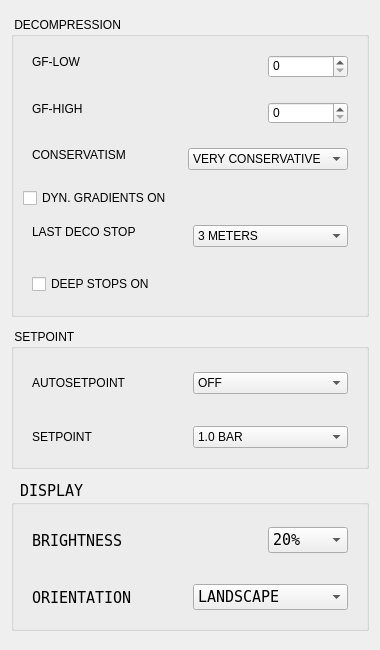
       <widget class="QWidget" name="leftColumnVerticalWidget" native="true">
        <property name="minimumSize">
         <size>
          <width>380</width>
          <height>650</height>
         </size>
        </property>
        <property name="maximumSize">
         <size>
          <width>800</width>
          <height>1024</height>
         </size>
        </property>
        <layout class="QVBoxLayout" name="verticalLayout_7">
         <item>
          <widget class="QGroupBox" name="decompressionGroupBox">
           <property name="sizePolicy">
            <sizepolicy hsizetype="Preferred" vsizetype="MinimumExpanding">
             <horstretch>0</horstretch>
             <verstretch>0</verstretch>
            </sizepolicy>
           </property>
           <property name="minimumSize">
            <size>
             <width>350</width>
             <height>280</height>
            </size>
           </property>
           <property name="maximumSize">
            <size>
             <width>600</width>
             <height>300</height>
            </size>
           </property>
           <property name="statusTip">
            <string>settings for decompression...</string>
           </property>
           <property name="autoFillBackground">
            <bool>false</bool>
           </property>
           <property name="styleSheet">
            <string notr="true"/>
           </property>
           <property name="locale">
            <locale language="English" country="UnitedStates"/>
           </property>
           <property name="title">
            <string> DECOMPRESSION </string>
           </property>
           <property name="alignment">
            <set>Qt::AlignLeading|Qt::AlignLeft|Qt::AlignTop</set>
           </property>
           <property name="flat">
            <bool>false</bool>
           </property>
           <layout class="QVBoxLayout" name="verticalLayout_2">
            <property name="spacing">
             <number>0</number>
            </property>
            <property name="sizeConstraint">
             <enum>QLayout::SetMinimumSize</enum>
            </property>
            <property name="leftMargin">
             <number>0</number>
            </property>
            <property name="topMargin">
             <number>0</number>
            </property>
            <property name="rightMargin">
             <number>0</number>
            </property>
            <property name="bottomMargin">
             <number>0</number>
            </property>
            <item>
             <widget class="QWidget" name="decompressionMainVerticalWidget" native="true">
              <property name="sizePolicy">
               <sizepolicy hsizetype="Preferred" vsizetype="MinimumExpanding">
                <horstretch>0</horstretch>
                <verstretch>0</verstretch>
               </sizepolicy>
              </property>
              <property name="minimumSize">
               <size>
                <width>0</width>
                <height>220</height>
               </size>
              </property>
              <layout class="QVBoxLayout" name="verticalLayout_6">
               <item>
                <widget class="QWidget" name="gradientLowHorizontalWidget" native="true">
                 <property name="sizePolicy">
                  <sizepolicy hsizetype="Preferred" vsizetype="MinimumExpanding">
                   <horstretch>0</horstretch>
                   <verstretch>0</verstretch>
                  </sizepolicy>
                 </property>
                 <property name="minimumSize">
                  <size>
                   <width>0</width>
                   <height>24</height>
                  </size>
                 </property>
                 <property name="maximumSize">
                  <size>
                   <width>500</width>
                   <height>16777215</height>
                  </size>
                 </property>
                 <layout class="QHBoxLayout" name="gradientLowHorizontalLayout">
                  <item>
                   <widget class="QLabel" name="gradientLowLabel">
                    <property name="minimumSize">
                     <size>
                      <width>0</width>
                      <height>24</height>
                     </size>
                    </property>
                    <property name="text">
                     <string>GF-LOW</string>
                    </property>
                    <property name="alignment">
                     <set>Qt::AlignLeading|Qt::AlignLeft|Qt::AlignTop</set>
                    </property>
                   </widget>
                  </item>
                  <item>
                   <widget class="QSpinBox" name="gradientLowSpinBox">
                    <property name="minimumSize">
                     <size>
                      <width>65</width>
                      <height>21</height>
                     </size>
                    </property>
                    <property name="maximumSize">
                     <size>
                      <width>80</width>
                      <height>16777215</height>
                     </size>
                    </property>
                    <property name="statusTip">
                     <string>value for gradient factor low...</string>
                    </property>
                    <property name="alignment">
                     <set>Qt::AlignLeading|Qt::AlignLeft|Qt::AlignTop</set>
                    </property>
                   </widget>
                  </item>
                 </layout>
                </widget>
               </item>
               <item>
                <widget class="QWidget" name="gradientHighHorizontalWidget" native="true">
                 <property name="sizePolicy">
                  <sizepolicy hsizetype="Preferred" vsizetype="MinimumExpanding">
                   <horstretch>0</horstretch>
                   <verstretch>0</verstretch>
                  </sizepolicy>
                 </property>
                 <property name="minimumSize">
                  <size>
                   <width>0</width>
                   <height>24</height>
                  </size>
                 </property>
                 <property name="maximumSize">
                  <size>
                   <width>500</width>
                   <height>16777215</height>
                  </size>
                 </property>
                 <layout class="QHBoxLayout" name="gradientHighHorizontalLayout">
                  <item>
                   <widget class="QLabel" name="gradientHighLabel">
                    <property name="minimumSize">
                     <size>
                      <width>0</width>
                      <height>24</height>
                     </size>
                    </property>
                    <property name="text">
                     <string>GF-HIGH</string>
                    </property>
                    <property name="alignment">
                     <set>Qt::AlignLeading|Qt::AlignLeft|Qt::AlignTop</set>
                    </property>
                   </widget>
                  </item>
                  <item>
                   <widget class="QSpinBox" name="gradientHighSpinBox">
                    <property name="minimumSize">
                     <size>
                      <width>65</width>
                      <height>21</height>
                     </size>
                    </property>
                    <property name="maximumSize">
                     <size>
                      <width>80</width>
                      <height>16777215</height>
                     </size>
                    </property>
                    <property name="statusTip">
                     <string>value for gradient factor high...</string>
                    </property>
                    <property name="alignment">
                     <set>Qt::AlignLeading|Qt::AlignLeft|Qt::AlignTop</set>
                    </property>
                   </widget>
                  </item>
                 </layout>
                </widget>
               </item>
               <item>
                <widget class="QWidget" name="conservatismHorizontalWidget" native="true">
                 <property name="sizePolicy">
                  <sizepolicy hsizetype="Preferred" vsizetype="MinimumExpanding">
                   <horstretch>0</horstretch>
                   <verstretch>0</verstretch>
                  </sizepolicy>
                 </property>
                 <property name="minimumSize">
                  <size>
                   <width>0</width>
                   <height>24</height>
                  </size>
                 </property>
                 <property name="maximumSize">
                  <size>
                   <width>500</width>
                   <height>16777215</height>
                  </size>
                 </property>
                 <layout class="QHBoxLayout" name="conservatismHorizontalLayout">
                  <item>
                   <widget class="QLabel" name="conservatismLabel">
                    <property name="minimumSize">
                     <size>
                      <width>0</width>
                      <height>24</height>
                     </size>
                    </property>
                    <property name="text">
                     <string>CONSERVATISM</string>
                    </property>
                    <property name="alignment">
                     <set>Qt::AlignLeading|Qt::AlignLeft|Qt::AlignTop</set>
                    </property>
                   </widget>
                  </item>
                  <item>
                   <widget class="QComboBox" name="conservatismComboBox">
                    <property name="minimumSize">
                     <size>
                      <width>0</width>
                      <height>21</height>
                     </size>
                    </property>
                    <property name="maximumSize">
                     <size>
                      <width>180</width>
                      <height>16777215</height>
                     </size>
                    </property>
                    <property name="statusTip">
                     <string>preset for decompression gradients...</string>
                    </property>
                    <property name="layoutDirection">
                     <enum>Qt::LeftToRight</enum>
                    </property>
                    <item>
                     <property name="text">
                      <string>VERY CONSERVATIVE</string>
                     </property>
                    </item>
                    <item>
                     <property name="text">
                      <string>STANDART</string>
                     </property>
                    </item>
                    <item>
                     <property name="text">
                      <string>MODERATE</string>
                     </property>
                    </item>
                    <item>
                     <property name="text">
                      <string>AGRESSIVE</string>
                     </property>
                    </item>
                    <item>
                     <property name="text">
                      <string>VERY AGRESSIVE</string>
                     </property>
                    </item>
                    <item>
                     <property name="text">
                      <string>CUSTOM</string>
                     </property>
                    </item>
                   </widget>
                  </item>
                 </layout>
                </widget>
               </item>
               <item>
                <widget class="QCheckBox" name="dynamicGradientsOnCheckBox">
                 <property name="sizePolicy">
                  <sizepolicy hsizetype="Minimum" vsizetype="MinimumExpanding">
                   <horstretch>0</horstretch>
                   <verstretch>0</verstretch>
                  </sizepolicy>
                 </property>
                 <property name="minimumSize">
                  <size>
                   <width>0</width>
                   <height>24</height>
                  </size>
                 </property>
                 <property name="statusTip">
                  <string>switch dynamic gradients on or of (show manual)...</string>
                 </property>
                 <property name="text">
                  <string>DYN. GRADIENTS ON</string>
                 </property>
                </widget>
               </item>
               <item>
                <widget class="QWidget" name="lastDecoStopWidget" native="true">
                 <property name="sizePolicy">
                  <sizepolicy hsizetype="Preferred" vsizetype="MinimumExpanding">
                   <horstretch>0</horstretch>
                   <verstretch>0</verstretch>
                  </sizepolicy>
                 </property>
                 <property name="minimumSize">
                  <size>
                   <width>0</width>
                   <height>24</height>
                  </size>
                 </property>
                 <property name="maximumSize">
                  <size>
                   <width>500</width>
                   <height>16777215</height>
                  </size>
                 </property>
                 <layout class="QHBoxLayout" name="horizontalLayout_3">
                  <item>
                   <widget class="QLabel" name="lastDecoStopLabel">
                    <property name="minimumSize">
                     <size>
                      <width>0</width>
                      <height>24</height>
                     </size>
                    </property>
                    <property name="text">
                     <string>LAST DECO STOP</string>
                    </property>
                    <property name="alignment">
                     <set>Qt::AlignLeading|Qt::AlignLeft|Qt::AlignTop</set>
                    </property>
                   </widget>
                  </item>
                  <item>
                   <widget class="QComboBox" name="lastDecoStopComboBox">
                    <property name="minimumSize">
                     <size>
                      <width>0</width>
                      <height>21</height>
                     </size>
                    </property>
                    <property name="maximumSize">
                     <size>
                      <width>180</width>
                      <height>16777215</height>
                     </size>
                    </property>
                    <property name="layoutDirection">
                     <enum>Qt::LeftToRight</enum>
                    </property>
                    <item>
                     <property name="text">
                      <string>3 METERS</string>
                     </property>
                    </item>
                    <item>
                     <property name="text">
                      <string>6 METERS</string>
                     </property>
                    </item>
                   </widget>
                  </item>
                 </layout>
                </widget>
               </item>
               <item>
                <widget class="QWidget" name="deepStopOnWidget" native="true">
                 <property name="sizePolicy">
                  <sizepolicy hsizetype="Minimum" vsizetype="MinimumExpanding">
                   <horstretch>0</horstretch>
                   <verstretch>0</verstretch>
                  </sizepolicy>
                 </property>
                 <property name="minimumSize">
                  <size>
                   <width>0</width>
                   <height>50</height>
                  </size>
                 </property>
                 <layout class="QVBoxLayout" name="verticalLayout_8">
                  <property name="sizeConstraint">
                   <enum>QLayout::SetMinimumSize</enum>
                  </property>
                  <item>
                   <widget class="QCheckBox" name="deepStopOnCheckBox">
                    <property name="sizePolicy">
                     <sizepolicy hsizetype="Minimum" vsizetype="MinimumExpanding">
                      <horstretch>0</horstretch>
                      <verstretch>0</verstretch>
                     </sizepolicy>
                    </property>
                    <property name="minimumSize">
                     <size>
                      <width>0</width>
                      <height>24</height>
                     </size>
                    </property>
                    <property name="statusTip">
                     <string>switch deep deco stops on or off...</string>
                    </property>
                    <property name="text">
                     <string>DEEP STOPS ON</string>
                    </property>
                   </widget>
                  </item>
                 </layout>
                </widget>
               </item>
              </layout>
             </widget>
            </item>
           </layout>
          </widget>
         </item>
         <item>
          <widget class="QGroupBox" name="setpointGroupBox">
           <property name="sizePolicy">
            <sizepolicy hsizetype="Preferred" vsizetype="MinimumExpanding">
             <horstretch>0</horstretch>
             <verstretch>0</verstretch>
            </sizepolicy>
           </property>
           <property name="minimumSize">
            <size>
             <width>350</width>
             <height>140</height>
            </size>
           </property>
           <property name="maximumSize">
            <size>
             <width>600</width>
             <height>140</height>
            </size>
           </property>
           <property name="statusTip">
            <string>settings for oxygen setpoint...</string>
           </property>
           <property name="locale">
            <locale language="English" country="UnitedStates"/>
           </property>
           <property name="title">
            <string> SETPOINT </string>
           </property>
           <property name="alignment">
            <set>Qt::AlignLeading|Qt::AlignLeft|Qt::AlignTop</set>
           </property>
           <property name="flat">
            <bool>false</bool>
           </property>
           <layout class="QVBoxLayout" name="verticalLayout_5">
            <property name="spacing">
             <number>0</number>
            </property>
            <property name="leftMargin">
             <number>0</number>
            </property>
            <property name="topMargin">
             <number>0</number>
            </property>
            <property name="rightMargin">
             <number>0</number>
            </property>
            <property name="bottomMargin">
             <number>0</number>
            </property>
            <item>
             <widget class="QWidget" name="setpointMainVerticalWidget" native="true">
              <layout class="QVBoxLayout" name="setpointMainVerticalLayout">
               <property name="spacing">
                <number>4</number>
               </property>
               <property name="sizeConstraint">
                <enum>QLayout::SetDefaultConstraint</enum>
               </property>
               <property name="bottomMargin">
                <number>4</number>
               </property>
               <item>
                <widget class="QWidget" name="setpointAutoHorizontalWidget" native="true">
                 <property name="minimumSize">
                  <size>
                   <width>0</width>
                   <height>24</height>
                  </size>
                 </property>
                 <property name="maximumSize">
                  <size>
                   <width>500</width>
                   <height>16777215</height>
                  </size>
                 </property>
                 <layout class="QHBoxLayout" name="setpointAutoHorizontalLayout">
                  <item>
                   <widget class="QLabel" name="setpointAutoOnLabel">
                    <property name="text">
                     <string>AUTOSETPOINT</string>
                    </property>
                   </widget>
                  </item>
                  <item>
                   <widget class="QComboBox" name="setpointAutoOnComboBox">
                    <property name="minimumSize">
                     <size>
                      <width>0</width>
                      <height>21</height>
                     </size>
                    </property>
                    <property name="maximumSize">
                     <size>
                      <width>160</width>
                      <height>16777215</height>
                     </size>
                    </property>
                    <property name="statusTip">
                     <string>set the point of automatic oxygen setpoint...</string>
                    </property>
                    <property name="layoutDirection">
                     <enum>Qt::LeftToRight</enum>
                    </property>
                    <item>
                     <property name="text">
                      <string>OFF</string>
                     </property>
                    </item>
                    <item>
                     <property name="text">
                      <string>6 m</string>
                     </property>
                    </item>
                    <item>
                     <property name="text">
                      <string>10 m</string>
                     </property>
                    </item>
                    <item>
                     <property name="text">
                      <string>15 m</string>
                     </property>
                    </item>
                   </widget>
                  </item>
                 </layout>
                </widget>
               </item>
               <item>
                <widget class="QWidget" name="setpointHorizontalWidget" native="true">
                 <property name="minimumSize">
                  <size>
                   <width>0</width>
                   <height>24</height>
                  </size>
                 </property>
                 <property name="maximumSize">
                  <size>
                   <width>500</width>
                   <height>16777215</height>
                  </size>
                 </property>
                 <layout class="QHBoxLayout" name="setpointHorizontalLayout">
                  <item>
                   <widget class="QLabel" name="setpointSetpointLabel">
                    <property name="text">
                     <string>SETPOINT</string>
                    </property>
                   </widget>
                  </item>
                  <item>
                   <widget class="QComboBox" name="setpointSetpointComboBox">
                    <property name="minimumSize">
                     <size>
                      <width>0</width>
                      <height>21</height>
                     </size>
                    </property>
                    <property name="maximumSize">
                     <size>
                      <width>160</width>
                      <height>16777215</height>
                     </size>
                    </property>
                    <property name="statusTip">
                     <string>set the oxygen setpoint value...</string>
                    </property>
                    <property name="layoutDirection">
                     <enum>Qt::LeftToRight</enum>
                    </property>
                    <item>
                     <property name="text">
                      <string>1.0 BAR</string>
                     </property>
                    </item>
                    <item>
                     <property name="text">
                      <string>1.1 BAR</string>
                     </property>
                    </item>
                    <item>
                     <property name="text">
                      <string>1.2 BAR</string>
                     </property>
                    </item>
                    <item>
                     <property name="text">
                      <string>1.3 BAR</string>
                     </property>
                    </item>
                    <item>
                     <property name="text">
                      <string>1.4 BAR</string>
                     </property>
                    </item>
                   </widget>
                  </item>
                 </layout>
                </widget>
               </item>
              </layout>
             </widget>
            </item>
           </layout>
          </widget>
         </item>
         <item>
          <widget class="QGroupBox" name="displayGroupBox">
           <property name="sizePolicy">
            <sizepolicy hsizetype="Preferred" vsizetype="MinimumExpanding">
             <horstretch>0</horstretch>
             <verstretch>0</verstretch>
            </sizepolicy>
           </property>
           <property name="minimumSize">
            <size>
             <width>350</width>
             <height>100</height>
            </size>
           </property>
           <property name="maximumSize">
            <size>
             <width>600</width>
             <height>150</height>
            </size>
           </property>
           <property name="font">
            <font>
             <family>DejaVu Sans Mono</family>
             <pointsize>11</pointsize>
            </font>
           </property>
           <property name="statusTip">
            <string>settings for SPX42 display...</string>
           </property>
           <property name="styleSheet">
            <string notr="true"/>
           </property>
           <property name="locale">
            <locale language="English" country="UnitedStates"/>
           </property>
           <property name="title">
            <string> DISPLAY </string>
           </property>
           <property name="alignment">
            <set>Qt::AlignLeading|Qt::AlignLeft|Qt::AlignTop</set>
           </property>
           <layout class="QVBoxLayout" name="verticalLayout_3">
            <property name="spacing">
             <number>0</number>
            </property>
            <property name="leftMargin">
             <number>0</number>
            </property>
            <property name="topMargin">
             <number>0</number>
            </property>
            <property name="rightMargin">
             <number>0</number>
            </property>
            <property name="bottomMargin">
             <number>0</number>
            </property>
            <item>
             <widget class="QWidget" name="displayMainVerticalWidget" native="true">
              <layout class="QVBoxLayout" name="displayMainVerticalLayout">
               <property name="spacing">
                <number>4</number>
               </property>
               <property name="sizeConstraint">
                <enum>QLayout::SetDefaultConstraint</enum>
               </property>
               <property name="bottomMargin">
                <number>4</number>
               </property>
               <item>
                <widget class="QWidget" name="displayBrithnessHorizontalWidget" native="true">
                 <property name="minimumSize">
                  <size>
                   <width>0</width>
                   <height>24</height>
                  </size>
                 </property>
                 <property name="maximumSize">
                  <size>
                   <width>500</width>
                   <height>16777215</height>
                  </size>
                 </property>
                 <layout class="QHBoxLayout" name="displayBrithnessHorizontalLayout">
                  <item>
                   <widget class="QLabel" name="displayBrightnessLabel">
                    <property name="text">
                     <string>BRIGHTNESS</string>
                    </property>
                   </widget>
                  </item>
                  <item>
                   <widget class="QComboBox" name="displayBrightnessComboBox">
                    <property name="minimumSize">
                     <size>
                      <width>0</width>
                      <height>21</height>
                     </size>
                    </property>
                    <property name="maximumSize">
                     <size>
                      <width>80</width>
                      <height>16777215</height>
                     </size>
                    </property>
                    <property name="statusTip">
                     <string>settings for display brightness...</string>
                    </property>
                    <property name="layoutDirection">
                     <enum>Qt::LeftToRight</enum>
                    </property>
                    <item>
                     <property name="text">
                      <string>20%</string>
                     </property>
                    </item>
                    <item>
                     <property name="text">
                      <string>40%</string>
                     </property>
                    </item>
                    <item>
                     <property name="text">
                      <string>60%</string>
                     </property>
                    </item>
                    <item>
                     <property name="text">
                      <string>80%</string>
                     </property>
                    </item>
                    <item>
                     <property name="text">
                      <string>100%</string>
                     </property>
                    </item>
                   </widget>
                  </item>
                 </layout>
                </widget>
               </item>
               <item>
                <widget class="QWidget" name="displayOrientationHorizontalWidget" native="true">
                 <property name="minimumSize">
                  <size>
                   <width>0</width>
                   <height>24</height>
                  </size>
                 </property>
                 <property name="maximumSize">
                  <size>
                   <width>500</width>
                   <height>16777215</height>
                  </size>
                 </property>
                 <layout class="QHBoxLayout" name="displayOrientationHorizontalLayout">
                  <item>
                   <widget class="QLabel" name="displayOrientationLabel">
                    <property name="text">
                     <string>ORIENTATION</string>
                    </property>
                   </widget>
                  </item>
                  <item>
                   <widget class="QComboBox" name="displayOrientationComboBox">
                    <property name="minimumSize">
                     <size>
                      <width>0</width>
                      <height>21</height>
                     </size>
                    </property>
                    <property name="maximumSize">
                     <size>
                      <width>180</width>
                      <height>16777215</height>
                     </size>
                    </property>
                    <property name="statusTip">
                     <string>settings for display orientation...</string>
                    </property>
                    <property name="layoutDirection">
                     <enum>Qt::LeftToRight</enum>
                    </property>
                    <item>
                     <property name="text">
                      <string>LANDSCAPE</string>
                     </property>
                    </item>
                    <item>
                     <property name="text">
                      <string>LANDSCAPE 180°</string>
                     </property>
                    </item>
                   </widget>
                  </item>
                 </layout>
                </widget>
               </item>
              </layout>
             </widget>
            </item>
           </layout>
          </widget>
         </item>
        </layout>
       </widget>
